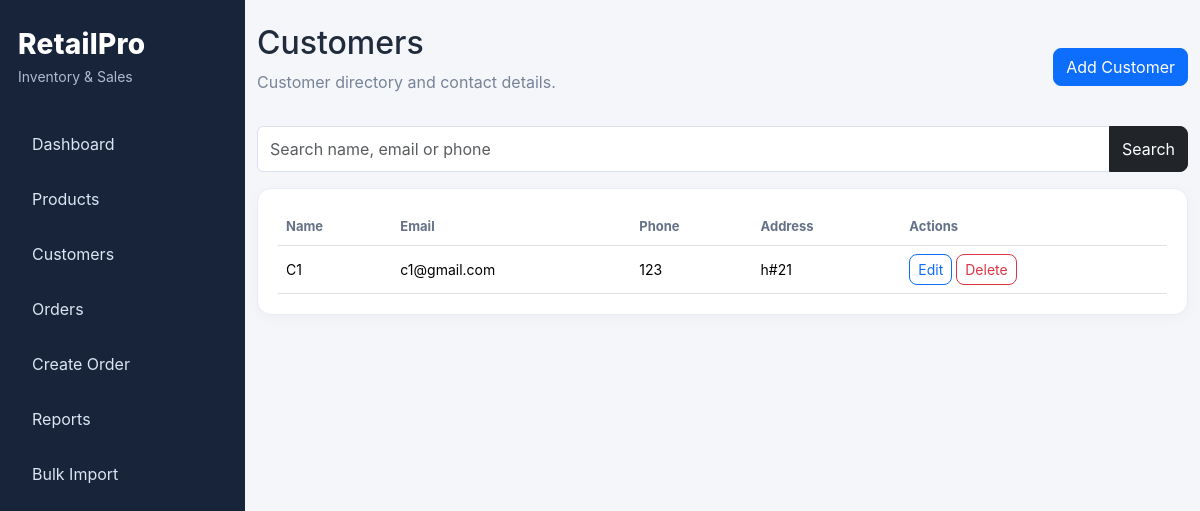
Page /customers on the committed database.
### tables this page shows
CREATE TABLE customers (
        customer_id INTEGER PRIMARY KEY AUTOINCREMENT,
        name TEXT NOT NULL,
        email TEXT UNIQUE,
        phone TEXT,
        address TEXT,
        created_at TEXT NOT NULL DEFAULT CURRENT_TIMESTAMP
    );

### app.py (the view)
    @app.route("/customers")
    def customer_list():
        return render_template("customers.html",customers=customers.list(request.args.get("search","")),search=request.args.get("search",""))

### database.py (called while the page is built)
@contextmanager
def get_db_connection():
    conn = sqlite3.connect(str(Config.DATABASE_PATH), timeout=30)
    conn.row_factory = sqlite3.Row
    conn.execute("PRAGMA foreign_keys = ON")
    conn.execute("PRAGMA busy_timeout = 30000")
    try:
        yield conn
        conn.commit()
    except Exception:
        conn.rollback()
        raise
    finally:
        conn.close()

### services.py (called while the page is built)
    def list(self, search=""):
        term=f"%{search.strip()}%"
        with get_db_connection() as conn:
            return conn.execute("""SELECT * FROM customers WHERE name LIKE ? OR email LIKE ? OR phone LIKE ?
                ORDER BY name""",(term,term,term)).fetchall()

### templates/customers.html
{% extends "base.html" %}{% block title %}Customers{% endblock %}{% block content %}
<div class="d-flex justify-content-between mb-3"><div><h2>Customers</h2><p class="muted">Customer directory and contact details.</p></div><a class="btn btn-primary align-self-center" href="{{ url_for('customer_add') }}">Add Customer</a></div>
<form class="input-group mb-3"><input class="form-control" name="search" value="{{ search }}" placeholder="Search name, email or phone"><button class="btn btn-dark">Search</button></form>
<div class="panel table-responsive"><table class="table"><tr><th>Name</th><th>Email</th><th>Phone</th><th>Address</th><th>Actions</th></tr>
{% for c in customers %}<tr><td>{{ c.name }}</td><td>{{ c.email or '-' }}</td><td>{{ c.phone or '-' }}</td><td>{{ c.address or '-' }}</td><td><a class="btn btn-sm btn-outline-primary" href="{{ url_for('customer_edit',cid=c.customer_id) }}">Edit</a> <form class="d-inline" method="post" action="{{ url_for('customer_delete',cid=c.customer_id) }}" onsubmit="return confirm('Delete customer?')"><button class="btn btn-sm btn-outline-danger">Delete</button></form></td></tr>{% else %}<tr><td colspan="5">No customers found.</td></tr>{% endfor %}</table></div>{% endblock %}

### static/style.css (style rules this page uses)
:root { --navy:#17243a;--bg:#f4f6fa;--ink:#202b3c }
body { background:var(--bg);color:var(--ink);font-family:Inter,Arial,sans-serif }
.muted { color:#778398 }
.stat,.panel { background:#fff;border:1px solid #e9edf3;border-radius:14px;padding:20px;box-shadow:0 3px 14px rgba(25,40,65,.035) }
.table { margin-bottom:0 }
.table th { font-size:13px;color:#647187;white-space:nowrap }
.table td { font-size:14px;vertical-align:middle }
.form-control,.form-select { border-color:#dce2eb;padding:10px 12px }
.btn { border-radius:8px }

### rows in the picture
customers: name "C1", email "c1@gmail.com", phone "123", address "h#21"
